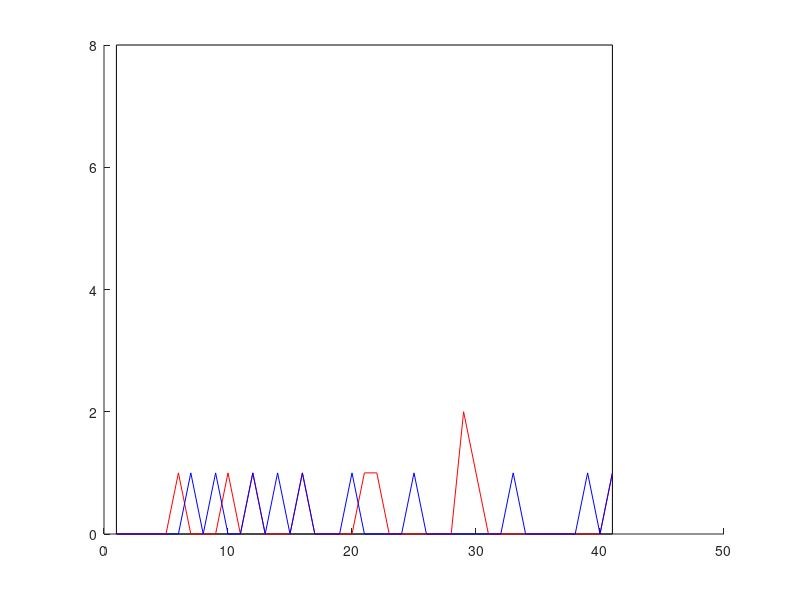

MATLAB code to generate this figure:
function diffusionTgleich (Anzahl, Dauer, xMax, yMax, f)

% DIFFUSIONTGLEICH(ANZAHL,DAUER,XMAX,YMAX) shows the diffusion of
% two different types of particles (each type consists of 0.5*anzahl
% particles). For more information see diffusionT.m.
% The distribution of the particles concerning the x-value
% is plotted afterwards.
%
% DIFFUSIONTGLEICH(ANZAHL,DAUER) uses xMax = 40, yMax = 30.
%
% DIFFUSIONTGLEICH uses anzahl = 20, dauer = 100 in addition.

% This file was generated by students as a partial fulfillment 
% for the requirements of the course "Fractals", Winter term
% 2004/2005, Stuttgart University.	

% Author : Fabian Hansch, Stefanie Schetter
% Date   : Dec 2004
% Version: 1.0


% default setting
if (nargin < 4)
    xMax = 40;
    yMax = 30;
end
if (nargin < 2)
    Anzahl = 20;
    Dauer = 100;
end

% even number of particles
Anzahl = round(Anzahl/2)*2;
Zaehler1 = zeros(xMax+1, Dauer);
Zaehler2 = zeros(xMax+1, Dauer);
Position = zeros(2, Anzahl);
Richtung = zeros(1, Anzahl);
% The particles are initialised separately (left -- right)
if(nargin<5) f=0.5; end;
for i = 1:(Anzahl/2)
    Richtung(1, i) = rand(1)*2*pi;
    Position(1, i) = rand(1)*(xMax*f);
    Position(2, i) = rand(1)*yMax;
end;
for i = (Anzahl/2)+1:Anzahl
    Richtung(1, i) = rand(1)*2*pi;
    Position(1, i) = xMax*(1-f) + rand(1)*xMax*f;
    Position(2, i) = rand(1)*yMax;
end;

clf;
axis square; axis equal;

% simulate the diffusion
for i = 1 : Dauer
    hold off;
    plot([0, 0, xMax, xMax, 0], [0, yMax, yMax, 0, 0], 'b-');
    hold on;
    plot([-10, -10, xMax+10, xMax+10, -10], [-10, yMax+10, yMax+10, -10, -10], 'b-');
    for j = 1:Anzahl
        % plot the first half of the particles
        if (j <= Anzahl/2) 
            plot(Position(1, j), Position(2, j), 'r.');
            Zaehler1(round(Position(1, j)+1), i) = Zaehler1(round(Position(1, j)+1), i)+1;
        else
        % plot the second half
            plot(Position(1, j), Position(2, j), 'b.');
            Zaehler2(round(Position(1, j)+1), i) = Zaehler2(round(Position(1, j)+1), i)+1;
        end;
        for t = 1:Anzahl
            % is there another particle that hits the current one?
            if (t ~= j) & (sqrt((Position(1, j)-Position(1, t))^2 + (Position(2, j)-Position(2, t))^2))<=1
                if (Position(1, t) ~= Position(1, j))
                    Lot = atan((Position(2, t)-Position(2, j))/(Position(1, t)-Position(1, j)));
                else
                    Lot = pi/2;
                end;
                % calculate the new directions
                alpha1 = Richtung(1, j);
                alpha2 = Richtung(1, t);
                Richtung(1, j) = mod(2*Lot - alpha2, 2*pi);
                Richtung(1, t) = mod(2*Lot - alpha1, 2*pi);
            end;
        end;
        % calculate the new positions
        Position(1, j) = Position(1, j) + 2*cos(Richtung(1, j));
        Position(2, j) = Position(2, j) + 2*sin(Richtung(1, j));
        if (Position(1, j) >= xMax)
            Richtung(1, j) = pi - Richtung(1, j);
            Position(1, j) = xMax;
        end;
        
        % is there a wall?
        if (Position(1, j) <= 0)
            Richtung(1, j) = pi - Richtung(1, j);
            Position(1, j) = 0;
        end;
        if (Position(2, j) >= yMax)
            Richtung(1, j) = 2*pi - Richtung(1, j);
            Position(2, j) = yMax;
        end;
        if (Position(2, j) <= 0)
            Richtung(1, j) = 2*pi - Richtung(1, j);
            Position(2, j) = 0;
        end;
        Richtung(1, j) = mod(Richtung(1, j), 2*pi);
    end;
    if (i == 1) 
        pause; 
    else 
        pause (1/24); 
    end;
end;
pause;

% evaluation of the distribution of the particles over the elapsed time
% the number of particles are summed along the y-direction
x = 1:xMax+1;
y = 0; 
for a = 1:xMax+1
    for b = 1:Dauer
        if (Zaehler1(a, b)>=y) y = Zaehler1(a, b); end;
        if (Zaehler2(a, b)>=y) y = Zaehler2(a, b); end;
    end;
end;
y = y + 3;
for i = 1:Dauer
    axis square; axis equal;
    clf;
    hold on;
    plot ([1, xMax+1, xMax+1, 1, 1], [0, 0, y, y, 0], 'k-');
    plot (Zaehler1(x, i), 'r-');
    plot (Zaehler2(x, i), 'b-');
    hold off;
    if (i == 1) pause; else pause (1/6); end;
end;